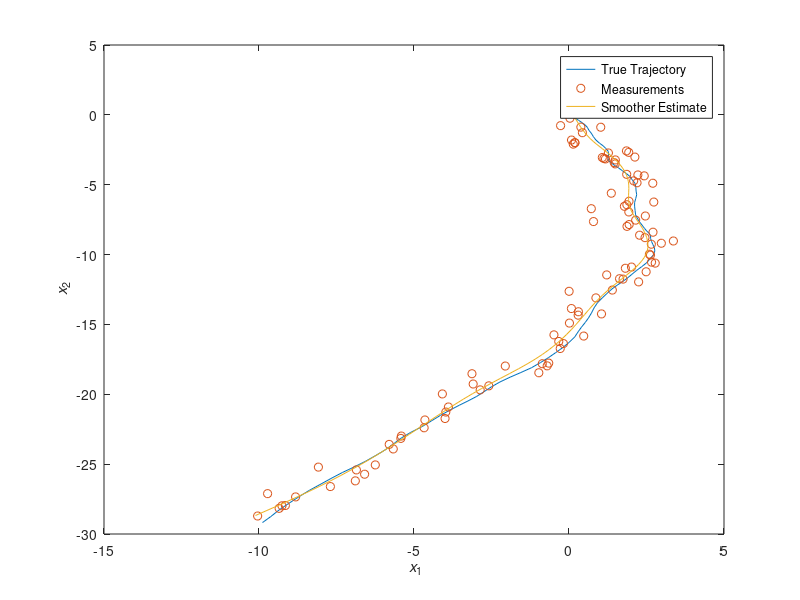

Source code (MATLAB):
%%%%%%%%%%%%%%%%%%%%%%%%%%%%%%%%%%%%%%%%%%%%%%%%%%%%%%%%%%%%%%%%%
%
% Track car state with Kalman filter and Rauch-Tung-Striebel
% smoother as in Examples 4.3 and 8.3 of the book
%
% Simo Sarkka (2013), Bayesian Filtering and Smoothing,
% Cambridge University Press. 
%
% Last updated: $Date: 2015/03/16 19:06:10 $.
%
% This software is distributed under the GNU General Public 
% Licence (version 2 or later); please refer to the file 
% Licence.txt, included with the software, for details.
%
%%%%%%%%%%%%%%%%%%%%%%%%%%%%%%%%%%%%%%%%%%%%%%%%%%%%%%%%%%%%%%%%%

%%
% Set the parameters
%
    q = 1;
    dt = 0.1;
    s = 0.5;
    A = [1 0 dt 0;
        0 1 0 dt;
        0 0 1 0;
        0 0 0 1];
    Q = q*[dt^3/3 0 dt^2/2 0;
           0 dt^3/3 0 dt^2/2;
           dt^2/2 0 dt 0;
           0 dt^2/2 0 dt];
    
    H = [1 0 0 0;
         0 1 0 0];
    R = s^2*eye(2);
    m0 = [0;0;1;-1];
    P0 = eye(4);

%%
% Simulate data
%
    randn('state',33);

    steps = 100;
    X = zeros(size(A,1),steps);
    Y = zeros(size(H,1),steps);
    x = m0;
    for k=1:steps
        q = chol(Q)'*randn(size(A,1),1);
        x = A*x + q;
        y = H*x + s*randn(2,1);
        X(:,k) = x;
        Y(:,k) = y;
    end
    
    plot(X(1,:),X(2,:),'-',Y(1,:),Y(2,:),'.',X(1,1),X(2,1),'*');
    legend('Trajectory','Measurements');
    xlabel('{\it x}_1');
    ylabel('{\it x}_2');

%%
% Kalman filter
%
    m = m0;
    P = P0;
    kf_m = zeros(size(m,1),size(Y,2));
    kf_P = zeros(size(P,1),size(P,2),size(Y,2));
    for k=1:size(Y,2)
        m = A*m;
        P = A*P*A' + Q;

        v = Y(:,k) - H*m;
        S = H*P*H' + R;
        K = P*H'/S;
        m = m + K*v;
        P = P - K*S*K';
        
        kf_m(:,k) = m;
        kf_P(:,:,k) = P;
    end
    
    rmse_raw = sqrt(mean(sum((Y - X(1:2,:)).^2,1)))
    rmse_kf = sqrt(mean(sum((kf_m(1:2,:) - X(1:2,:)).^2,1)))
    
    clf;
    h=plot(X(1,:),X(2,:),'-',Y(1,:),Y(2,:),'o',...
        kf_m(1,:),kf_m(2,:),'-');
    legend('True Trajectory','Measurements','Filter Estimate');
    xlabel('{\it x}_1');
    ylabel('{\it x}_2');

%%
% RTS smoother
%
    ms = kf_m(:,end);
    Ps = kf_P(:,:,end);
    rts_m = zeros(size(m,1),size(Y,2));
    rts_P = zeros(size(P,1),size(P,2),size(Y,2));
    rts_m(:,end) = ms;
    rts_P(:,:,end) = Ps;
    for k=size(kf_m,2)-1:-1:1
        mp = A*kf_m(:,k);
        Pp = A*kf_P(:,:,k)*A'+Q;
        Gk = kf_P(:,:,k)*A'/Pp; 
        ms = kf_m(:,k) + Gk*(ms - mp);
        Ps = kf_P(:,:,k) + Gk*(Ps - Pp)*Gk';
        rts_m(:,k) = ms;
        rts_P(:,:,k) = Ps;
    end
    
    rmse_rts = sqrt(mean(sum((rts_m(1:2,:) - X(1:2,:)).^2,1)))
    
    clf;
    h=plot(X(1,:),X(2,:),'-',Y(1,:),Y(2,:),'o',...
        rts_m(1,:),rts_m(2,:),'-');
    legend('True Trajectory','Measurements','Smoother Estimate');
    xlabel('{\it x}_1');
    ylabel('{\it x}_2');

    
